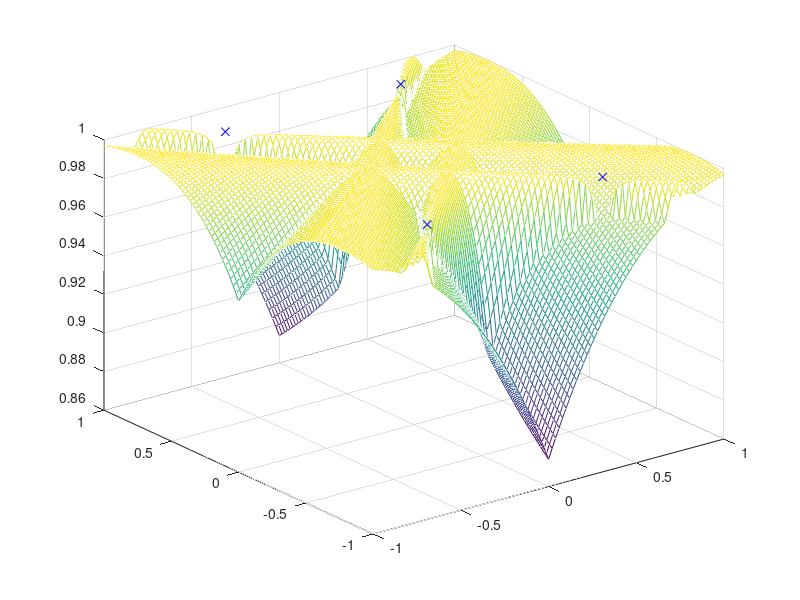

Write MATLAB code to recreate this figure. (Note: this script raises an error after producing the figure.)
% A visualisation of planar velocity efficiency info for mecanum wheeled robots
addpath('../matlab_utils')

% VALUES
l = 1.5;  %m  length of the robot (wheel base)
b = 1;    %m  width of the robot (wheel base)

maxm = 1; %   maximal area from centre
res = 100; %   data points per meter

% CALC
wheels = .5 * [[b, -l]; [-b, -l]; [-b, l] ;[b, l]];
%		SE (1)	  SW (2)   NW (3)   NE (4)	

[x,y] = meshgrid(-maxm:2*maxm/res:maxm);
cost = zeros(length(wheels(:,1)), length(x), length(y));
maxi = zeros(length(x), length(y));

for iw = 1:length(wheels(:,1))
  cost(iw,:,:) = abs( sin( atan2(y-wheels(iw,2),x-wheels(iw,1))+((-1)^iw*pi/4) ) );   
end

for ix = 1:length(x)
  for iy = 1:length(y)
    maxi(ix,iy) = max(cost(:,ix,iy));
  end
end 

figure
mesh(x,y,maxi);
hold on
plot3(wheels(:,1), wheels(:,2), ones(length(wheels(:,1)),1),'bx');
CH_save_plot;

